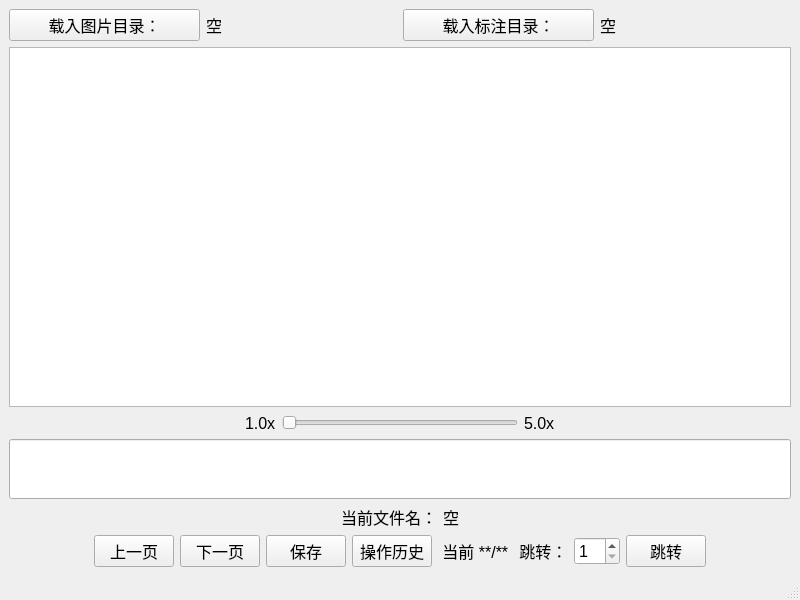
<?xml version="1.0" encoding="UTF-8"?>
<ui version="4.0">
 <class>MainWindow</class>
 <widget class="QMainWindow" name="MainWindow">
  <property name="geometry">
   <rect>
    <x>0</x>
    <y>0</y>
    <width>800</width>
    <height>600</height>
   </rect>
  </property>
  <property name="minimumSize">
   <size>
    <width>800</width>
    <height>600</height>
   </size>
  </property>
  <property name="font">
   <font>
    <family>Arial</family>
    <pointsize>12</pointsize>
    <weight>50</weight>
    <bold>false</bold>
   </font>
  </property>
  <property name="windowTitle">
   <string>LabelOCR</string>
  </property>
  <property name="windowIcon">
   <iconset>
    <normaloff>C:/Users/Achord/.designer/backup/icon/OCR.png</normaloff>C:/Users/Achord/.designer/backup/icon/OCR.png</iconset>
  </property>
  <property name="toolTipDuration">
   <number>-2</number>
  </property>
  <property name="styleSheet">
   <string notr="true"/>
  </property>
  <widget class="QWidget" name="centralwidget">
   <layout class="QVBoxLayout" name="verticalLayout">
    <item>
     <layout class="QHBoxLayout" name="horizontalLayout_6">
      <item>
       <layout class="QHBoxLayout" name="horizontalLayout_2">
        <item>
         <widget class="QPushButton" name="btn_load_img">
          <property name="minimumSize">
           <size>
            <width>0</width>
            <height>30</height>
           </size>
          </property>
          <property name="maximumSize">
           <size>
            <width>300</width>
            <height>16777215</height>
           </size>
          </property>
          <property name="font">
           <font>
            <family>Arial</family>
            <pointsize>12</pointsize>
            <weight>50</weight>
            <bold>false</bold>
           </font>
          </property>
          <property name="text">
           <string>载入图片目录：</string>
          </property>
         </widget>
        </item>
        <item>
         <widget class="QLabel" name="label_img_dir">
          <property name="minimumSize">
           <size>
            <width>0</width>
            <height>24</height>
           </size>
          </property>
          <property name="text">
           <string>空</string>
          </property>
         </widget>
        </item>
       </layout>
      </item>
      <item>
       <layout class="QHBoxLayout" name="horizontalLayout_4">
        <item>
         <widget class="QPushButton" name="btn_load_text">
          <property name="minimumSize">
           <size>
            <width>0</width>
            <height>24</height>
           </size>
          </property>
          <property name="maximumSize">
           <size>
            <width>300</width>
            <height>16777215</height>
           </size>
          </property>
          <property name="font">
           <font>
            <family>Arial</family>
            <pointsize>12</pointsize>
            <weight>50</weight>
            <bold>false</bold>
           </font>
          </property>
          <property name="text">
           <string>载入标注目录：</string>
          </property>
         </widget>
        </item>
        <item>
         <widget class="QLabel" name="label_text_dir">
          <property name="minimumSize">
           <size>
            <width>0</width>
            <height>24</height>
           </size>
          </property>
          <property name="text">
           <string>空</string>
          </property>
         </widget>
        </item>
       </layout>
      </item>
     </layout>
    </item>
    <item>
     <widget class="QGraphicsView" name="graphicsView"/>
    </item>
    <item>
     <layout class="QHBoxLayout" name="horizontalLayout_5">
      <item>
       <spacer name="horizontalSpacer_6">
        <property name="orientation">
         <enum>Qt::Horizontal</enum>
        </property>
        <property name="sizeHint" stdset="0">
         <size>
          <width>40</width>
          <height>20</height>
         </size>
        </property>
       </spacer>
      </item>
      <item>
       <widget class="QLabel" name="label_2">
        <property name="text">
         <string>1.0x</string>
        </property>
       </widget>
      </item>
      <item>
       <widget class="QSlider" name="horizontalSlider">
        <property name="minimum">
         <number>10</number>
        </property>
        <property name="maximum">
         <number>50</number>
        </property>
        <property name="singleStep">
         <number>5</number>
        </property>
        <property name="orientation">
         <enum>Qt::Horizontal</enum>
        </property>
       </widget>
      </item>
      <item>
       <widget class="QLabel" name="label_3">
        <property name="text">
         <string>5.0x</string>
        </property>
       </widget>
      </item>
      <item>
       <spacer name="horizontalSpacer_5">
        <property name="orientation">
         <enum>Qt::Horizontal</enum>
        </property>
        <property name="sizeHint" stdset="0">
         <size>
          <width>40</width>
          <height>20</height>
         </size>
        </property>
       </spacer>
      </item>
     </layout>
    </item>
    <item>
     <widget class="QLineEdit" name="label_editor">
      <property name="minimumSize">
       <size>
        <width>0</width>
        <height>60</height>
       </size>
      </property>
      <property name="font">
       <font>
        <family>Arial</family>
        <pointsize>16</pointsize>
        <weight>50</weight>
        <bold>false</bold>
       </font>
      </property>
      <property name="alignment">
       <set>Qt::AlignCenter</set>
      </property>
     </widget>
    </item>
    <item>
     <layout class="QHBoxLayout" name="horizontalLayout_3">
      <item>
       <spacer name="horizontalSpacer_3">
        <property name="orientation">
         <enum>Qt::Horizontal</enum>
        </property>
        <property name="sizeHint" stdset="0">
         <size>
          <width>40</width>
          <height>20</height>
         </size>
        </property>
       </spacer>
      </item>
      <item>
       <widget class="QLabel" name="label">
        <property name="text">
         <string>当前文件名：</string>
        </property>
       </widget>
      </item>
      <item>
       <widget class="QLabel" name="label_file_now">
        <property name="text">
         <string>空</string>
        </property>
       </widget>
      </item>
      <item>
       <spacer name="horizontalSpacer_4">
        <property name="orientation">
         <enum>Qt::Horizontal</enum>
        </property>
        <property name="sizeHint" stdset="0">
         <size>
          <width>40</width>
          <height>20</height>
         </size>
        </property>
       </spacer>
      </item>
     </layout>
    </item>
    <item>
     <layout class="QHBoxLayout" name="horizontalLayout">
      <item>
       <spacer name="horizontalSpacer">
        <property name="orientation">
         <enum>Qt::Horizontal</enum>
        </property>
        <property name="sizeHint" stdset="0">
         <size>
          <width>40</width>
          <height>20</height>
         </size>
        </property>
       </spacer>
      </item>
      <item>
       <widget class="QPushButton" name="btn_last_page">
        <property name="font">
         <font>
          <family>Arial</family>
          <pointsize>12</pointsize>
          <weight>50</weight>
          <bold>false</bold>
         </font>
        </property>
        <property name="text">
         <string>上一页</string>
        </property>
       </widget>
      </item>
      <item>
       <widget class="QPushButton" name="btn_next_page">
        <property name="font">
         <font>
          <family>Arial</family>
          <pointsize>12</pointsize>
          <weight>50</weight>
          <bold>false</bold>
         </font>
        </property>
        <property name="text">
         <string>下一页</string>
        </property>
       </widget>
      </item>
      <item>
       <widget class="QPushButton" name="btn_save">
        <property name="font">
         <font>
          <family>Arial</family>
          <pointsize>12</pointsize>
          <weight>50</weight>
          <bold>false</bold>
         </font>
        </property>
        <property name="text">
         <string>保存</string>
        </property>
       </widget>
      </item>
      <item>
       <widget class="QPushButton" name="btn_show_log">
        <property name="font">
         <font>
          <family>Arial</family>
          <pointsize>12</pointsize>
          <weight>50</weight>
          <bold>false</bold>
         </font>
        </property>
        <property name="text">
         <string>操作历史</string>
        </property>
       </widget>
      </item>
      <item>
       <widget class="QLabel" name="label_num_total">
        <property name="text">
         <string> 当前 **/**</string>
        </property>
       </widget>
      </item>
      <item>
       <widget class="QLabel" name="label2">
        <property name="text">
         <string> 跳转：</string>
        </property>
       </widget>
      </item>
      <item>
       <widget class="QSpinBox" name="spinBox_page">
        <property name="minimum">
         <number>1</number>
        </property>
       </widget>
      </item>
      <item>
       <widget class="QPushButton" name="btn_go">
        <property name="font">
         <font>
          <family>Arial</family>
          <pointsize>12</pointsize>
          <weight>50</weight>
          <bold>false</bold>
         </font>
        </property>
        <property name="text">
         <string>跳转</string>
        </property>
       </widget>
      </item>
      <item>
       <spacer name="horizontalSpacer_2">
        <property name="orientation">
         <enum>Qt::Horizontal</enum>
        </property>
        <property name="sizeHint" stdset="0">
         <size>
          <width>40</width>
          <height>20</height>
         </size>
        </property>
       </spacer>
      </item>
     </layout>
    </item>
   </layout>
  </widget>
  <widget class="QStatusBar" name="statusbar"/>
 </widget>
 <resources/>
 <connections/>
</ui>
